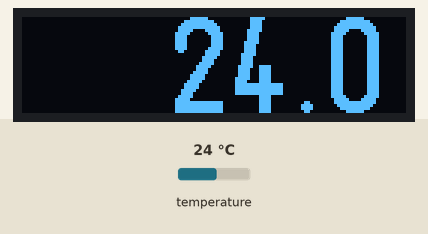
Simulated run of this sketch. Board: Arduino Uno, built with avr-gcc and run on an emulated ATmega328P. On the bench: 128×32 one-colour display. The inputs (shaded band) are chosen by the test bench; at power-on: temperature 24 °C. What the sketch prints to the serial monitor is not drawn.

Above: at 20.3 s.

The sketch:

temperature-sensor-dallas.ino
```cpp
#include <OneWire.h>
#include <DallasTemperature.h>
#include <SoftwareSerial.h>
#include <U8g2lib.h>

//U8g2 Contructor
U8G2_SSD1306_128X32_UNIVISION_F_SW_I2C u8g2(U8G2_R0, /* clock=*/ 5, /* data=*/ 4, /* reset=*/ 16);
u8g2_uint_t offset;     // current offset for the scrolling text
u8g2_uint_t width;      // pixel width of the scrolling text (must be lesser than 128 unless U8G2_16BIT is defined

//sensor must be connected to 3V3 VCC
#define temperaturePin  12

//one wire for the temperature
OneWire oneWire(temperaturePin);
//Dallas Temperature code made for DS18B20
DallasTemperature sensors(&oneWire);

//ble constructor
SoftwareSerial BLEdevice (13, 15); // RX, TX

int readTemperaturesCounter;
bool isValid;
bool isAlreadyRetrieved;
float lastTemperatureValue;
char temperatureValuetext[6] = "";

void setup()
{
  isValid = false;
  readTemperaturesCounter = 0;
  lastTemperatureValue = 0;
  isAlreadyRetrieved = false;
  Serial.begin(9600);
  setupBluetooth(9600); // RX, TX
  setupDisplay();
  sensors.begin();
}

void loop(){
  processAndSendTemperature();
  delay(1000);
}
```

ble-device-manager.ino
```cpp
/**
 * begins the software serial for the communication with the bluetooth module.
 * @param baudrate the baud rate for the serial communication (usual 9600)
 */
void setupBluetooth(int baudRate) {
	  BLEdevice.begin(baudRate);
}

/**
 * write into the serial made for bluetooth the text given as input (the bluetooth sends them on service and characteristic...
 * @param text the address of the array with the text to write
 */
void sendDataOverBLE(const char *text) {

	  BLEdevice.write(text);
}
```

data-display.ino
```cpp
/**
 * begins the u82g display, the display built-in in wifi kit 8
 */
void setupDisplay() {
	  u8g2.begin();
}

/**
 * write the text on the display
 * @param text a string containing the text to be written
 */
void drawTextCentered (const char *text) {
  u8g2.setFont(u8g2_font_logisoso32_tf); // set the target font to calculate the pixel width
  width = u8g2.getUTF8Width(text);    // calculate the pixel width of the text
  u8g2.setFontMode(0);    // enable transparent mode, which is faster
  u8g2.firstPage();
  do {
    u8g2_uint_t displayWidth = u8g2.getDisplayWidth();
    u8g2_uint_t offsetDraw = (displayWidth - width) / 2;
    u8g2.setFont(u8g2_font_logisoso32_tf);   // set the target font
    u8g2.drawUTF8(offsetDraw, 32, text);     // draw the scolling text
    u8g2.setFont(u8g2_font_logisoso32_tf);   // draw the current pixel width
    u8g2.setCursor(offsetDraw, 64);
    u8g2.print(text);          // this value must be lesser than 128 unless U8G2_16BIT is set
  } while ( u8g2.nextPage() );
}
```

stabilization.ino
```cpp
const int valuesForAverage = 10;
float readValues[valuesForAverage];

/**
 * insert the value into the position valuePosition of the array
 * @param valuePosition the position of the array
 * @param value the value to insert
 */
void setValueForAverage(int valuePosition, float value){
  readValues[valuePosition] = value;
}

/**
 * @returns the number of the elements of the array
 */
int getNumValuesForAverage(){
  return valuesForAverage;
}

/**
 * a function that compares two float numbers needed for the quickSort
 * @param num1 the first number
 * @param num2 the second number
 * @returns
 *    1 if a > b
 *    0 if a = b
 *    -1 if a < b
 */
int compare (const void* num1,const void* num2)
{
  float a = *((float *)num1);
  float b = *((float *)num2);
  if (a < b) return -1;
  else if (a == b) return 0;
  return 1;
}


/**
 * calculates the medium value of the array avoiding the 2 lowest numbers and the 2 highest
 * @returns the average of the array
 */
float mediumValue() {
  float average = 0;
  int numItems = 0;
  qsort (readValues ,valuesForAverage,sizeof(float),compare);
  for (int i = 2; i < (valuesForAverage)-2;i++) {
    average = average + readValues[i];
    numItems ++ ;
  }
  return average/numItems;
}
```

temperatureRead.ino
```cpp
/**
 * it reads the temperature from the DS18B20 sensor declared in the main module.
 * @returns the value of the temperature.
 */
float readTemperature() {
  sensors.requestTemperatures(); // Invia il comando di lettura delle temperatura
  float correctTemperature = sensors.getTempCByIndex(0);
  return correctTemperature;
}

/**
 * This function reads the current temperature,
 * compares it to the previous temperature read and if the difference is less than 0.5 adds it to the array,
 * otherwise it restarts filling the array from the beginning.
 * when the array is full it takes the average of the medium values and sends it via bluetooth
 */
void processAndSendTemperature(){
  float data = readTemperature();
  if (abs(lastTemperatureValue - data) < 0.5) {
    Serial.println("retrieving");
    Serial.println(data);
    setValueForAverage(readTemperaturesCounter, data);
    readTemperaturesCounter ++;
    isValid = true;
    if (readTemperaturesCounter > getNumValuesForAverage()) {
      float average = mediumValue();
      char temperatureValuetext[4] = "";
      dtostrf(average, 6, 1, temperatureValuetext);
      drawTextCentered (temperatureValuetext);
 //     BLEdevice.write(temperatureValuetext);
      sendDataOverBLE(temperatureValuetext);
      delay(1000);
      readTemperaturesCounter = 0;
    }
  }
  if (!isValid) {
    readTemperaturesCounter = 0;
  }
  lastTemperatureValue = data;
  isValid = false;
}
```
